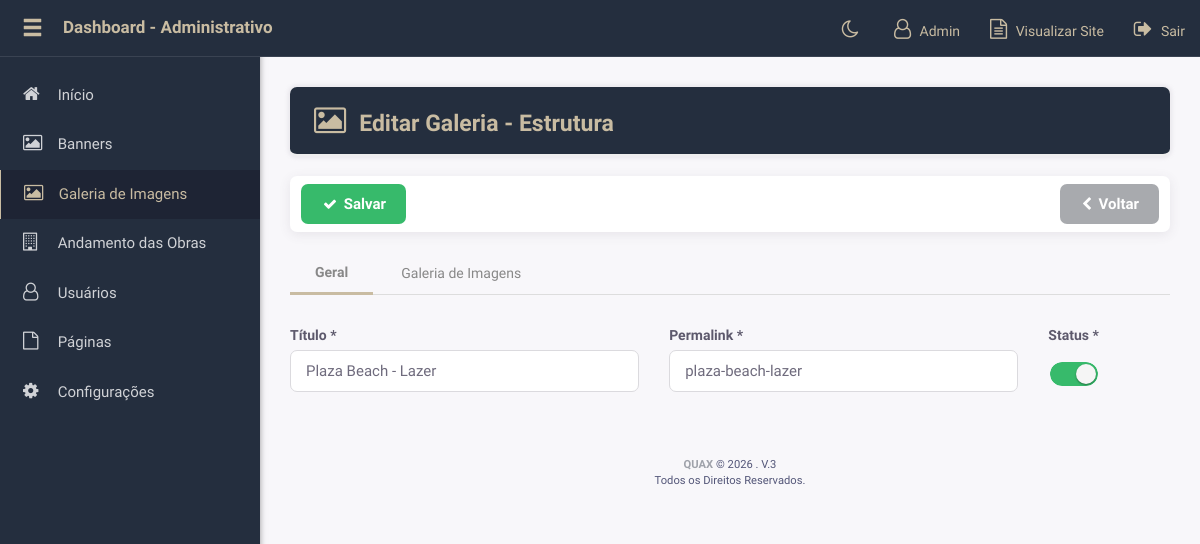
The page /q-admin/form/galeria.php?id=2 (signed in) on the database as committed earlier.
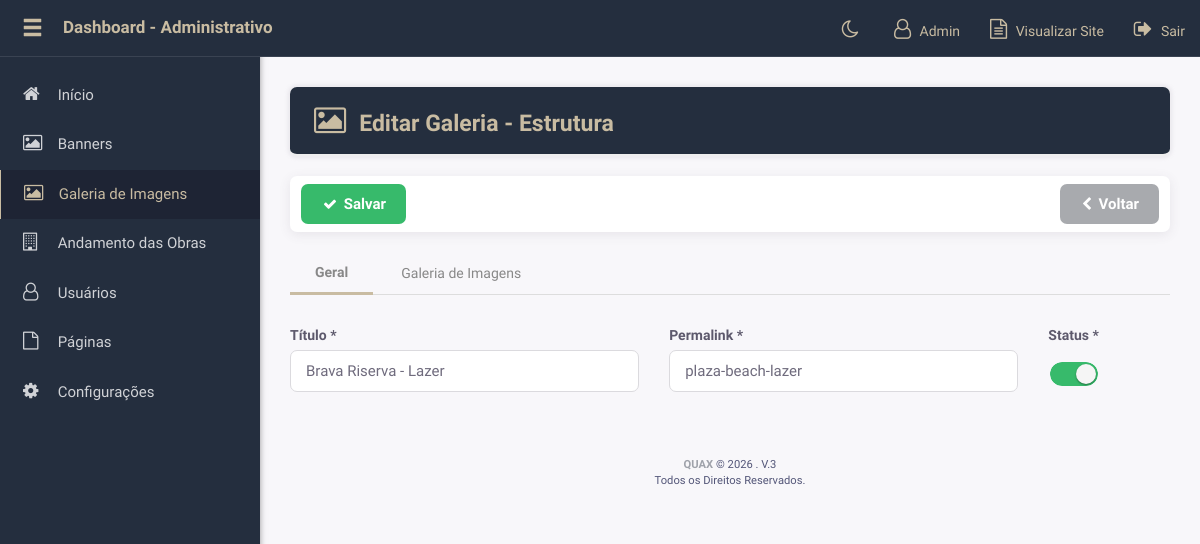
The same page on the database as committed later.
### tables this page shows
CREATE TABLE `adm_galeria` (
  `id` int(11) NOT NULL,
  `titulo` varchar(255) DEFAULT NULL,
  `permalink` varchar(100) NOT NULL,
  `status` int(1) NOT NULL DEFAULT 1,
  `criado` timestamp NOT NULL DEFAULT current_timestamp()
);

### q-admin/config.php (called while the page is built, shortened)
<?php
require_once __DIR__."/../php/config.php";
require_once __DIR__."/../php/classes/Class.login.php";
require_once __DIR__."/php/functions.php";
$userClass = new Usuario();
$arMenu = [
	'Início' => [
		'show' 		=> true,
		'icon' 		=> 'home',
		'access'  	=> 'FULL',
		'file' 		=> 'index.php',
		'submenu' 	=> NULL
	],
	'Banners' => [
		'show' 		=> true,
		'icon' 		=> 'picture-o',
		'access'  	=> 6,
		'file' 		=> 'list/banners.php',
		'submenu' 	=> NULL
	],
	'Tenho Interesse' => [
		'show' 		=> true,
		'icon' 		=> 'address-card-o',
		'access'  	=> 16,
		'file' 		=> 'list/trabalhe-conosco.php',
		'submenu' 	=> NULL
	],
	'Galeria de Imagens' => [
		'show' 		=> true,
		'icon' 		=> 'picture-o',
		'access'  	=> 5,
		'file' 		=> 'list/galeria.php',
		'submenu' 	=> NULL
	],
	'Andamento das Obras' => [
		'show' 		=> true,
		'icon' 		=> 'building-o',
		'access'  	=> 7,
		'file' 		=> 'form/obras.php',
		'submenu' 	=> NULL
	],
	'Usuários' => [
		'show' 		=> true,
		'icon' 		=> 'user-o',
		'access'  	=> 3,
		'file' 		=> 'list/usuarios.php',
		'submenu' 	=> NULL
	],
	'Páginas' => [
		'show' 		=> true,
		'icon' 		=> 'file-o',
		'access'  	=> 1,
		'file' 		=> 'list/paginas.php',
		'submenu' 	=> NULL
	],
	'Configurações' => [
		'show' 		=> true,
		'icon' 		=> 'cog',
		'access'  	=> 2,
		'file' 		=> 'form/configuracoes.php',
		'submenu' 	=> NULL
	],
];
$LIST_ACCESS_FILE = [
	'FULL' => [
		'index.php',
		'ajax/ajax-clear-string.php',
		'ajax/ajax-cities.php',
		'ajax/ajax-image-functions.php',
		'ajax/ajax-image-upload.php',
		'ajax/ajax-save-order.php',
		'ajax/ajax-delete-check.php',
		'sair.php'],
	1  => [
		'list/paginas.php',
		'form/paginas.php'
	],
	2  => ['form/configuracoes.php'],
	3  => [
		'list/usuarios.php',
		'form/usuarios.php'
	],
	5  => [
		'list/galeria.php',
		'form/galeria.php',
	],
	6 => [
		'list/banners.php',
		'form/banners.php'
	],
	7 => ['form/obras.php'],
	16 => [
		'list/trabalhe-conosco.php',
	],
];
$acessoAutor 	= $userClass->getAcesso();

### php/classes/Class.login.php (called while the page is built, shortened)
<?php
class Usuario {
    var $prefixoChaves = 'usuario_';
	function getAcesso() {
		return explode("-",$_SESSION[$this->prefixoChaves."acesso"]);
	}
}

### q-admin/models/galeria.php (called while the page is built, shortened)
<?php
$__TABLE__ 	 	 = 'GALERIA';
$_header['titulo'] = 'Galeria Geral';
$_header['icon']   = 'picture-o';
if ($_POST['id']) {
	$id = $_POST['id'];
} else {
	$id = $_REQUEST['id'];
}
$id = $db->sanitize($id);
if($id) {
	$q = $db->get_row("SELECT * FROM ".$tables[$__TABLE__]." WHERE id='{$id}'");
}

### php/ezsql/ez_sql_core.php (called while the page is built, shortened)
<?php
	class ezSQLcore
	{
		var $show_errors      = true;
		var $num_queries      = 0;
		var $conn_queries     = 0;
		var $timers           = array();
		function get_host_port( $host, $default = false )
		{
			$port = $default;
			return array( $host, $port );
		}
		function flush()
		{
			$this->last_result = null;
		}
		function get_row($query=null,$output=OBJECT,$y=0)
		{
			if ( $query )
			{
				$this->query($query);
			}
			if ( $output == OBJECT )
			{
				return $this->last_result[$y]?$this->last_result[$y]:null;
			}
			elseif ( $output == ARRAY_A )
			{
				return $this->last_result[$y]?get_object_vars($this->last_result[$y]):null;
			}
			elseif ( $output == ARRAY_N )
			{
				return $this->last_result[$y]?array_values(get_object_vars($this->last_result[$y])):null;
			}
			else
			{
				$this->show_errors ? trigger_error(" \$db->get_row(string query, output type, int offset) -- Output type must be one of: OBJECT, ARRAY_A, ARRAY_N",E_USER_WARNING) : null;
			}
		}
		function get_results($query=null, $output = OBJECT)
		{
			if ( $query )
			{
				$this->query($query);
			}
			if ( $output == OBJECT )
			{
				return $this->last_result;
			}
		}
		function timer_get_cur()
		{
			list($usec, $sec) = explode(" ",microtime());
			return ((float)$usec + (float)$sec);
		}
		function timer_start($timer_name)
		{
			$this->timers[$timer_name] = $this->timer_get_cur();
		}
		function timer_elapsed($timer_name)
		{
			return round($this->timer_get_cur() - $this->timers[$timer_name],2);
		}
		function count ($all = true, $increase = false) {
			if ($increase) {
				$this->num_queries++;
				$this->conn_queries++;
			}
			return ($all) ? $this->num_queries : $this->conn_queries;
		}
	}

### php/database.php (called while the page is built, shortened)
<?php
$tables = [];
$tables['ACESSOS'] 		 	  	= PREFIX.'acessos';
$tables['PAGINAS'] 			  	= PREFIX.'paginas';
$tables['USUARIOS'] 		  	= PREFIX.'usuarios';
$tables['BANNERS']			  	= PREFIX.'banners';
$tables['CADASTRO']				= PREFIX.'cadastro';
$tables['CONFIG']			  	= PREFIX.'config';
$tables['GALERIA']				= PREFIX.'galeria';
$tables['GALERIA_IMG']			= PREFIX.'galeria_imagens';
$tables['EMPREENDIMENTOS_IMG']	= PREFIX.'empreendimentos_imagens';
require PHP."ezsql/ez_sql_core.php";
require PHP."ezsql/ez_sql_mysqli.php";
$db = new ezSQL_mysqli(DB_USER,DB_PASS,DB_NAME,DB_HOST);

### php/ezsql/ez_sql_mysqli.php (called while the page is built, shortened)
<?php
	$ezsql_mysqli_str = array
	(
		1 => 'Require $dbuser and $dbpassword to connect to a database server',
		2 => 'Error establishing mySQLi database connection. Correct user/password? Correct hostname? Database server running?',
		3 => 'Require $dbname to select a database',
		4 => 'mySQLi database connection is not active',
		5 => 'Unexpected error while trying to select database'
	);
	class ezSQL_mysqli extends ezSQLcore
	{
		function connect($dbuser='', $dbpassword='', $dbhost='localhost', $dbport=false)
		{
			global $ezsql_mysqli_str; $return_val = false;
			if ( ! $dbuser )
			{
				$this->register_error($ezsql_mysqli_str[1].' in '.__FILE__.' on line '.__LINE__);
				$this->show_errors ? trigger_error($ezsql_mysqli_str[1],E_USER_WARNING) : null;
			}
			else
			{
				$this->dbh = new mysqli($dbhost,$dbuser,$dbpassword, '', $dbport);
				if( $this->dbh->connect_errno )
				{
					$this->register_error($ezsql_mysqli_str[2].' in '.__FILE__.' on line '.__LINE__);
					$this->show_errors ? trigger_error($ezsql_mysqli_str[2],E_USER_WARNING) : null;
				}
				else
				{
					$return_val = true;
				}
			}
			return $return_val;
		}
		function sanitize($data)
		{
		    $data = trim($data);
		    $data = htmlspecialchars($data);
		    $data = stripslashes($data);
		    return $this->dbh->real_escape_string($data);
		}
		function query($query)
		{
			$return_val = 0;
			$query = trim($query);
			$this->result = @$this->dbh->query($query);
			if ( preg_match("/^(insert|delete|update|start|replace|truncate|drop|create|alter|begin|commit|rollback|set|lock|unlock|call)/i",$query) )
			{
				$this->rows_affected = @$this->dbh->affected_rows;
				$return_val = $this->rows_affected;
			}
			else
			{
				$is_insert = false;
				$i=0;
				$num_rows=0;
				while ( $row = @$this->result->fetch_object() )
				{
					$num_rows++;
				}
				$this->num_rows = $num_rows;
				$return_val = $this->num_rows;
			}
			return $return_val;
		}
	}

### q-admin/php/functions.php (the view, shortened to what the changed rows need)
<?php
function geraMenu() {
	global $arMenu, $acessoAutor, $LIST_ACCESS_FILE;
	$_html = [];
	foreach($arMenu as $title => $var)
	{
		if($var['show'] && in_array($var['access'], $acessoAutor) || $var['access']=='FULL')
		{
			$current_file = returnFilePath('admin');
			$current_menu = false;
			if (!is_null($var['file']) && ($current_file == $var['file'] || str_replace('list/', 'form/', $var['file']) == $current_file)) {
				$current_menu = true;
			}
			if ( in_array($current_file, $LIST_ACCESS_FILE[ $var['access'] ])) {
				$current_menu = true;
			}
			$_html[] = '<li '.($current_menu ? 'class="active"' : "").'>';
			$_html[] = '<a href="'.(!is_null($var['file']) ? HTTP_GESTOR.$var['file'] : 'javascript:void(0)').'" '.(!is_null($var['file']) ? '' : 'class="dropdown"').'>';
			$_html[] =		'<span class="waypoint animation_scale animated fa fa-'.$var['icon'].'"></span>
			<span class="titulo-menu">'.$title.(!is_null($var['file']) ? '' : ' <i class="fa fa-angle-down pull-right"></i>')."</span>";
			$_html[] = '</a>';
			$_html[] = '</li>';
		}
	}
	return implode("\n", $_html);
}
function get_header_gestor() {
	global $userClass;
	$_html[] = '<!DOCTYPE>';
	$_html[] = '<html lang="pt-br">';
	$_html[] = '	<head>';
	$_html[] = '		<meta charset="utf-8" />';
	$_html[] = '		<meta name="viewport" content="width=device-width, initial-scale=1, maximum-scale=1, user-scalable=no">';
	$_html[] = '		<meta name="robots" content="noindex,nofollow" />';
	$_html[] = '		<title>Dashboard - Administrativo</title>';
	$_html[] = '		<link rel="icon" href="'.ASSETS_GESTOR.'img/favicon.ico" type="image/x-icon">';
	$_html[] = '		<link rel="shortcut icon" type="image/x-icon" href="'.ASSETS_GESTOR.'img/favicon.ico">';
	$_html[] = '		<script type="text/javascript"> var HTTP_GESTOR = \''.HTTP_GESTOR.'\'</script>';
	$_html[] = '		<script type="text/javascript"> var HTTP = \''.HTTP.'\'</script>';
	$_html[] = '
						<link rel="preconnect" href="https://fonts.googleapis.com">
						<link rel="preconnect" href="https://fonts.gstatic.com" crossorigin>
						<link href="https://fonts.googleapis.com/css2?family=Public+Sans:wght@400;600&display=swap" rel="stylesheet">
						';
	$_html[] = 			style_enqueue('gestor','return');
	$_html[] = '		<script src="'.ASSETS_GESTOR.'js/jquery-3.5.1.min.js"></script>';
	$_html[] = '		<script src="'.ASSETS_GESTOR.'js/jquery-ui.min.js"></script>';
	$_html[] = '	</head>';
	$_html[] = '	<body class="">';
	$_html[] = '		<nav class="navbar navbar-inverse navbar-fixed-top noPrint " role="navigation">';
	$_html[] = '			<div class="container-fluid">';
	$_html[] = '				<div class="navbar-header waypoint animation_left_d1 animated">';
	$_html[] = '					<button type="button" class="navbar-toggle" data-toggle="collapse" data-target=".navbar-collapse">';
	$_html[] = '						<span class="sr-only">Toggle navigation</span>';
	$_html[] = '						<span class="icon-bar"></span>';
	$_html[] = '						<span class="icon-bar"></span>';
	$_html[] = '						<span class="icon-bar"></span>';
	$_html[] = '					</button>';
	$_html[] = '					<a class="showMenu"><span class="glyphicon glyphicon-menu-hamburger"></span></a>';
	$_html[] = '					<a class="navbar-brand" href="'.HTTP_GESTOR.'">Dashboard - Administrativo</a>';
	$_html[] = '				</div>';
	$_html[] = '				<div class="navbar-collapse collapse">';
	$_html[] = '					<ul class="nav navbar-nav navbar-right waypoint animation_right_d1 animated">';
	$_html[] = '						<li><a class="toggle-theme" title="Trocar tema"><i class="fa fa-moon-o"></i></a></li>';
	$_html[] = '						<li><a><i class="fa fa-user-o"></i> '.$userClass->getAutor().'</a></li>';
	$_html[] = '						<li><a href="'.HTTP.'" target="_blank"><i class="fa fa-file-text-o"></i> Visualizar Site</a></li>';
	$_html[] = '						<li><a href="'.HTTP_GESTOR.'sair.php"><i class="fa fa-sign-out"></i> Sair</a></li>';
	$_html[] = '					</ul>';
	$_html[] = '				</div>';
	$_html[] = '			</div>';
	$_html[] = '		</nav>';
	$_html[] = '		<div class="container-fluid">';
	$_html[] = '			<div class="row">';
	$_html[] = '				<aside id="sidebar" class="col-sm-3 col-md-2 noPrint waypoint animation_left animated" role="sidebar">';
	$_html[] = '					<nav class="waypoint animation_left_d1 animated">';
	$_html[] = '						<ul class="nav nav-sidebar">';
	$_html[] = 								geraMenu();
	$_html[] = '						</ul>';
	$_html[] = '					</nav>';
	$_html[] = '					';
	$_html[] = '				</aside>';
	$_html[] = '				<div id="main" class="col-sm-9 col-sm-offset-3 col-md-10 col-md-offset-2 waypoint animation_bottom animated">';
	echo implode("\n",$_html);
}
function get_footer_gestor() {
	$_html[] = '					<footer class="titulo-menu">';
	$_html[] = '						<a title="QUAX" target="_blank" href="https://quax.com.br">
											<b>QUAX</b>
										</a> &copy; '.date("Y").' . V.3<br>
										Todos os Direitos Reservados.';
	$_html[] = '					</footer>';
	$_html[] = '				</div>';
	$_html[] = '			</div>';
	$_html[] = '		</div>';
	$_html[] = 			javascript_enqueue('gestor','return');
	$_html[] = '	</body>';
	$_html[] = '</html>';
	echo implode("\n",$_html);
}
function get_barra_header() {
	global $count, $_header, $_controles;
	$_html[] = '<h1 class="page-header"><span class="waypoint animation_scale animated fa fa-'.$_header['icon'].'"></span>'.$_header['titulo'].'</h1>';
	$_html[] = NotifyMessage();
	$_html[] = NotiyMessageForm();
	echo implode("\n",$_html);
}
function get_thumbs($id_galeria, $tabela, $local, $categoria=null) {
	global $db, $tables;
	$query = $db->get_results("SELECT * FROM ".$tables[strtoupper($tabela)]." WHERE id_galeria='{$id_galeria}'".($categoria != null ? " AND categoria='{$categoria}'" : false)." ORDER BY ordem ASC");
	if($query) {
		foreach($query as $rs) $_html[] = '<div id="thumb" class="col-xs-6 col-sm-4 col-md-3 col-lg-2">
												<div class="thumbnail" data-thumb-id="'.$rs->id.'"'.($categoria != null ? ' data-thumb-categoria="'.$categoria.'"' : false).' data-thumb-id-galeria="'.$rs->id_galeria.'">
													<a href="'.$local.'lg-'.$rs->arquivo.'" '.($rs->legenda ? 'data-title="'.$rs->legenda.'"' : false).' data-lightbox="'.($categoria != null ? $categoria : 'galeria').'">
														<img src="'.$local.'tb-'.$rs->arquivo.'" />
													</a>
													<div class="caption">
														<div class="pull-left">
															<a class="ativar'.($rs->ativo ? ' ativo' : ' desativo').'" title="Ativar/Desativar"><span class="fa fa-check"></span></a>
															<a class="legenda'.($rs->legenda ? ' ativo' : ' desativo').'" data-toggle="modal" data-target="#modal-legenda" title="Legenda"><span class="fa fa-comment-o"></span></a>
															<a class="capa'.($rs->capa ? ' ativo' : ' desativo').'" title="Destaque"><span class="fa fa-star"></span></a>
															<a class="del" title="Excluir"><span class="fa fa-trash"></span></a>
															<a class="rotate" title="Rotacionar"><span class="glyphicon glyphicon-refresh"></span></a>
														</div>
														<div class="pull-right">
															<label><input class="checkbox" type="checkbox" name="imagens[]" value="'.$rs->id.'" ></label>
														</div>
													</div>
												</div>
											</div>';
		return implode("\n",$_html);
	}
}
function returnFilePath($location = 'home') {
	if ($location == 'home') {
		$shift_num = SHIFT_NUM;
	} elseif ($location == 'admin') {
		$shift_num = (SHIFT_NUM + 1);
	}
	$this_path  = pathinfo($_SERVER['SCRIPT_NAME'], PATHINFO_DIRNAME);
	$this_file  = pathinfo($_SERVER['SCRIPT_NAME'], PATHINFO_BASENAME);
	$full_path  = $this_path . '/' . $this_file;
	$path_array = explode("/", $full_path);
	$path_array = removeBlankElement($path_array);
	for ($i = 0; $i < $shift_num; $i++) {
	    array_shift($path_array);
	}
    return implode("/", $path_array);
}

### q-admin/form/galeria.php (shortened to what the changed rows need)
<?php
require __DIR__ . '/../config.php';
require GESTOR_MODELS . SELF_PAG;
$_header['titulo'] = ($id?'Editar':'Nova').' Galeria - Estrutura';
get_header_gestor();
get_barra_header();
?>
<form name="form" id="form" action="" method="post" enctype="multipart/form-data" role="form">
	<div class="tab-content">
		<div id="tab1" class="tab-pane <?=($_GET["tab"]==""?"active":""); ?> waypoint animation_bottom animated">
			<fieldset>
				<div class="row">
					<div class="form-group col-md-5">
						<label>Título *</label>
						<input type="text" class="form-control input-sm" id="titulo" name="titulo" value="<?=($q ? $q->titulo : $_POST['titulo']); ?>" required/>
					</div>
					<div class="form-group col-md-5">
						<label for="permalink">Permalink *</label>
						<input type="text" class="form-control input-sm" id="permalink" name="permalink" value="<?=($q ? $q->permalink : $_POST['permalink']); ?>" required/>
					</div>
					<div class="form-group col-md-2">
						<div class="switch-wrap">
		                    <div class="check-radio status">
		                        <input type="checkbox" name="status" value="1" <?=$q->status==1?'checked':''?> />
		                    </div>
		                </div>
					</div>
				</div>
			</fieldset>
		</div>
					<div id="lista-imagens" class="<?=$CAT_GAL?> row"><?=get_thumbs($q->id, $__TABLE__IMG, HTTP_UPLOADS_IMG, $CAT_GAL) ?></div>
	</div>
</form>
<?php get_footer_gestor(); ?>

Rows that differ between the two databases and show on the page:
changed adm_galeria "plaza-beach-lazer": titulo "Plaza Beach - Lazer" → "Brava Riserva - Lazer"
